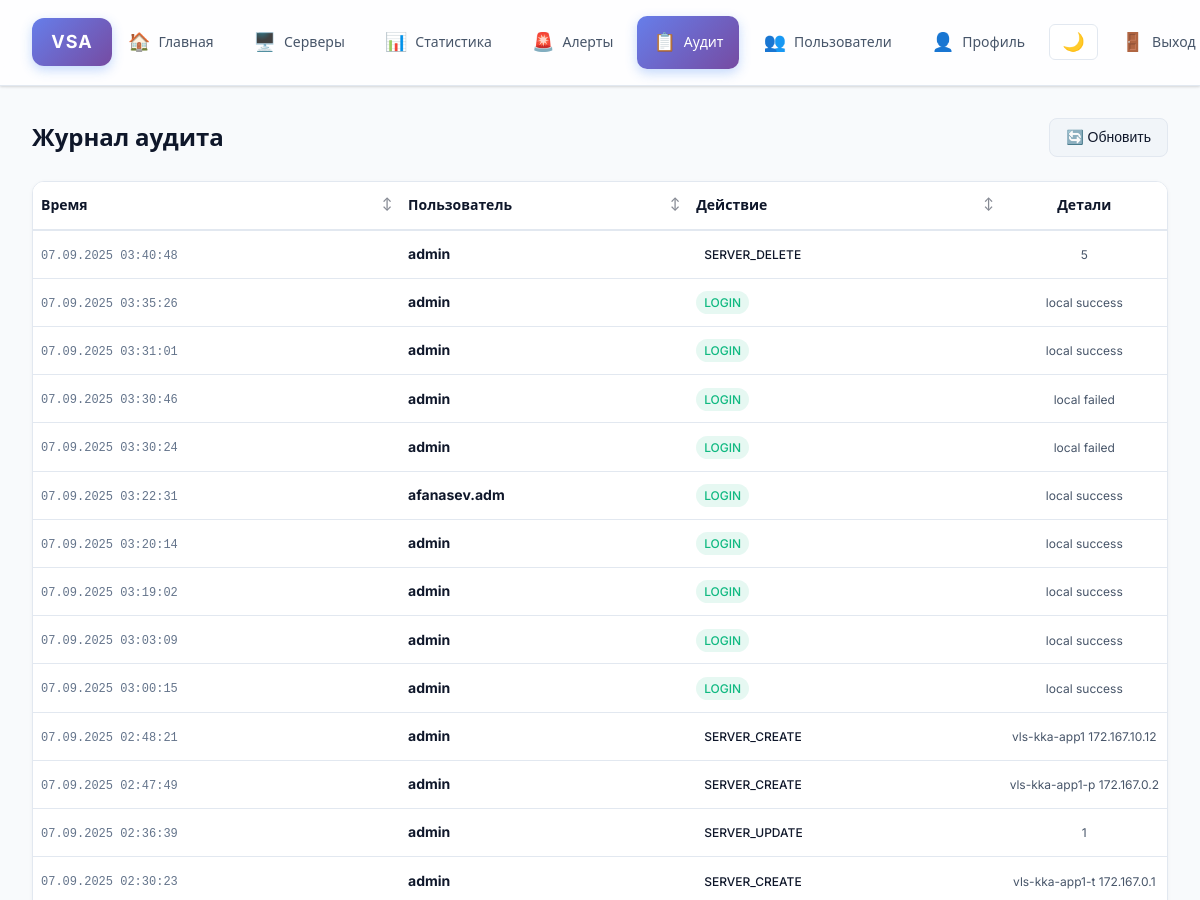
/audit (signed in, upper part), run on an earlier commit of the app's database.
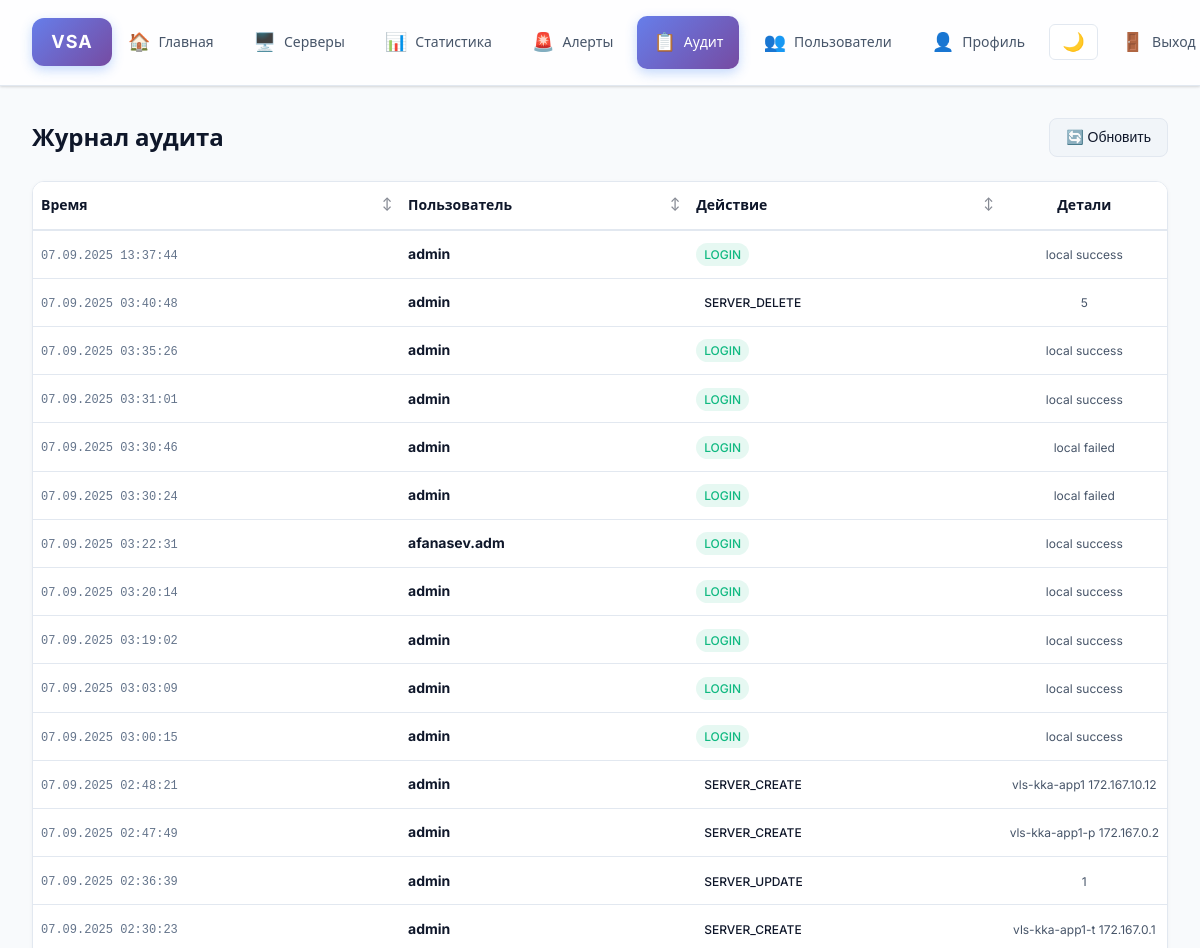
And on a later commit of the database.
### app/models.py (models this page shows)
class AuditLog(Base):
    __tablename__ = "audit_logs"
    id = Column(Integer, primary_key=True)
    timestamp = Column(DateTime, default=datetime.utcnow, index=True)
    username = Column(String(100), nullable=True)
    action = Column(String(100), nullable=False)
    details = Column(String(1000), nullable=True)

### app/routers.py (the view)
@router.get("/audit")
async def audit_page(request: Request, db: AsyncSession = Depends(get_db)):
    if not request.user.is_authenticated:
        return RedirectResponse(url="/login", status_code=HTTP_302_FOUND)
    if request.session.get("role") not in {UserRole.admin.value}:
        raise HTTPException(status_code=403, detail="Admins only")
    logs = (await db.execute(select(AuditLog).order_by(AuditLog.timestamp.desc()).limit(200))).scalars().all()
    return request.app.state.templates.TemplateResponse("audit.html", {"request": request, "logs": logs, "format_moscow_time": format_moscow_time})

### templates/audit.html (shortened to what this page needs)
{% extends "base.html" %}
{% block content %}
  <div class="page-header">
    <h1>Журнал аудита</h1>
    <div class="page-actions">
      <button class="btn btn-secondary" onclick="location.reload()">🔄 Обновить</button>
    </div>
  </div>
  <div class="table-container">
    <table class="servers-table">
      <thead>
        <tr>
          <th class="sortable" data-sort="timestamp">Время</th>
          <th class="sortable" data-sort="username">Пользователь</th>
          <th class="sortable" data-sort="action">Действие</th>
          <th>Детали</th>
        </tr>
      </thead>
      <tbody>
        {% for l in logs %}
        <tr>
          <td>
            <span class="timestamp">{{ format_moscow_time(l.timestamp) }}</span>
          </td>
          <td>
            <strong>{{ l.username or '—' }}</strong>
          </td>
          <td>
            <span class="action-badge action-{{ l.action.lower().replace(' ', '-') }}">
              {{ l.action }}
            </span>
          </td>
          <td>
            <span class="details">{{ l.details or '—' }}</span>
          </td>
        </tr>
        {% endfor %}
      </tbody>
    </table>
  </div>
{% endblock %}

### templates/base.html (shortened to what this page needs)
<!doctype html>
<html>
<head>
  <link rel="stylesheet" href="/static/style.css" />
</head>
<body>
  <header class="app-header">
    <div class="brand">
      <div class="logo">VSA</div>
    </div>
    <nav class="nav">
      <a href="/" class="nav-link">
        <span class="nav-icon">🏠</span>
        <span class="nav-text">Главная</span>
      </a>
      <a href="/servers" class="nav-link">
        <span class="nav-icon">🖥️</span>
        <span class="nav-text">Серверы</span>
      </a>
      <a href="/statistics" class="nav-link">
        <span class="nav-icon">📊</span>
        <span class="nav-text">Статистика</span>
      </a>
      <a href="/alerts" class="nav-link">
        <span class="nav-icon">🚨</span>
        <span class="nav-text">Алерты</span>
      </a>
      <a href="/audit" class="nav-link">
        <span class="nav-icon">📋</span>
        <span class="nav-text">Аудит</span>
      </a>
      <a href="/users" class="nav-link">
        <span class="nav-icon">👥</span>
        <span class="nav-text">Пользователи</span>
      </a>
      <a href="/profile" class="nav-link">
        <span class="nav-icon">👤</span>
        <span class="nav-text">Профиль</span>
      </a>
      <button class="theme-toggle" onclick="toggleTheme()" title="Переключить тему">
      </button>
      <a href="/logout" class="nav-link logout">
        <span class="nav-icon">🚪</span>
        <span class="nav-text">Выход</span>
      </a>
    </nav>
  </header>
  <main class="container">
    {% block content %}{% endblock %}
  </main>
</body>
</html>

What changed in the data, as far as the page shows it:
added AuditLog: timestamp "07.09.2025 13:37:44", username "admin", action "LOGIN", details "local success"
